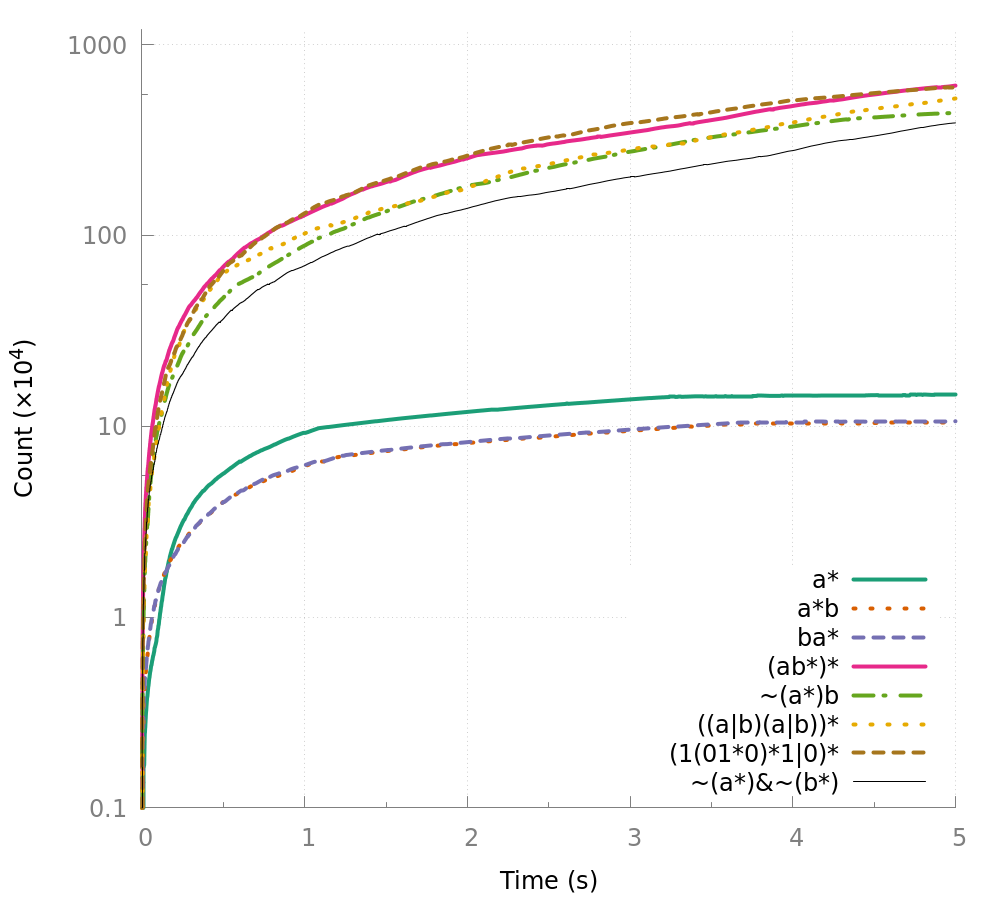

Write gnuplot code to recreate this figure.
# Gnuplot script file for plotting data in file "force.dat"

# set terminal x11 size 700,700 font 'Deja Vu Sans Mono,14' persist

set terminal pngcairo transparent size 1000,700 rounded font 'Deja Vu Sans,15'
set output 'ocaml_langs.png'

# set terminal tikz standalone size 15,6 textscale 0.5
# set output 'tex/re-gen.tex'

# Make it pretty -- http://edg.uchicago.edu/tutorials/pretty_plots_with_gnuplot/
set xtics nomirror
set ytics nomirror
set mxtics 2
set mytics 2
set style line 80 lc rgb "#808080"
set border 3 back ls 80
set style line 81 lt 0 lc rgb "#808080" lw 0.5
set grid xtics
set grid ytics
set grid back ls 81

set ylabel "Count (×10^4)"
set xlabel "Time (s)"
set xrange [0:5]
set yrange [0:1200]
set logscale y

# Put the legend at the bottom left of the plot
set key right bottom

set style line 1 lt 1 lc rgb "#1b9e77" lw 2 pt 7 ps 1.5 dt solid
set style line 2 lt 1 lc rgb "#d95f02" lw 2 pt 11 ps 1.5 dt ". "
set style line 3 lt 1 lc rgb "#7570b3" lw 2 pt 9 ps 1.5 dt "-"
set style line 4 lt 1 lc rgb "#e7298a" lw 2 pt 7 ps 1.5 dt solid
set style line 5 lt 1 lc rgb "#66a61e" lw 2 pt 7 ps 1.5 dt "_. "
set style line 6 lt 1 lc rgb "#e6ab02" lw 2 pt 7 ps 1.5 dt ". "
set style line 7 lt 1 lc rgb "#a6761d" lw 2 pt 7 ps 1.5 dt "-"

re = 'a* a*b ba* (ab*)* ~(a*)b ((a|b)(a|b))* (1(01*0)*1|0)* ~(a*)|~(b*)'
algo = "ThunkList"

plot for [i = 1:words(re)] word(re,i)."_".algo."_ocaml.csv" using 2:($1/10000) title word(re,i) noenhanced with lines ls i
